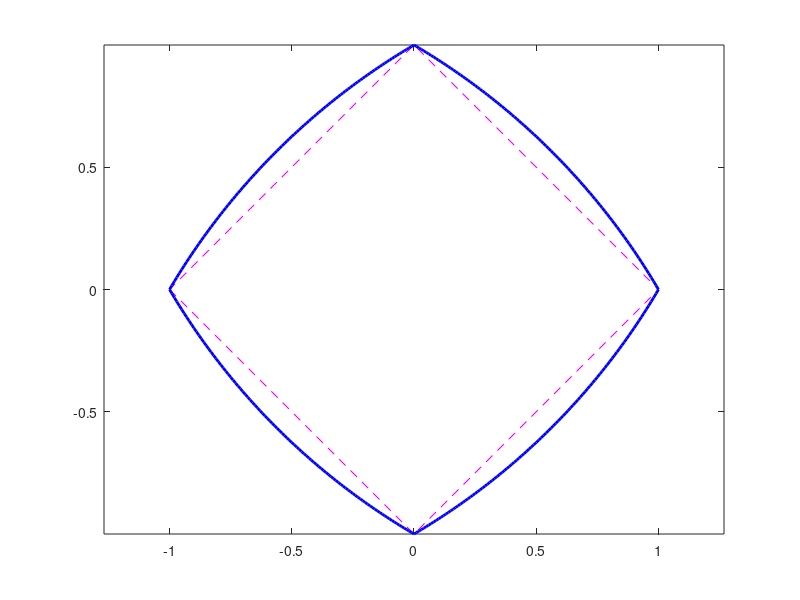

Write the MATLAB code that produced this figure. (Note: this script raises an error after producing the figure.)
theta=0.7;
C=1+theta/2;
xx=-1:0.01:1;
yy=(sqrt(1+2*theta*C-theta*(theta*xx.^2+2*abs(xx)))-1)/theta;

h=plot([-1 0 1 0 -1], [0 -1 0 1 0], 'm--',...
     [xx, fliplr(xx)], [yy, -fliplr(yy)], 'b-', 'linewidth', 2);

axis equal;

xyaxis([-1.2 1.2],[-1.2 1.2]);

h=legend(h,'L_1','ElasticNet','orientation','horizontal');
set(h,'FontSize',16);
axis off;